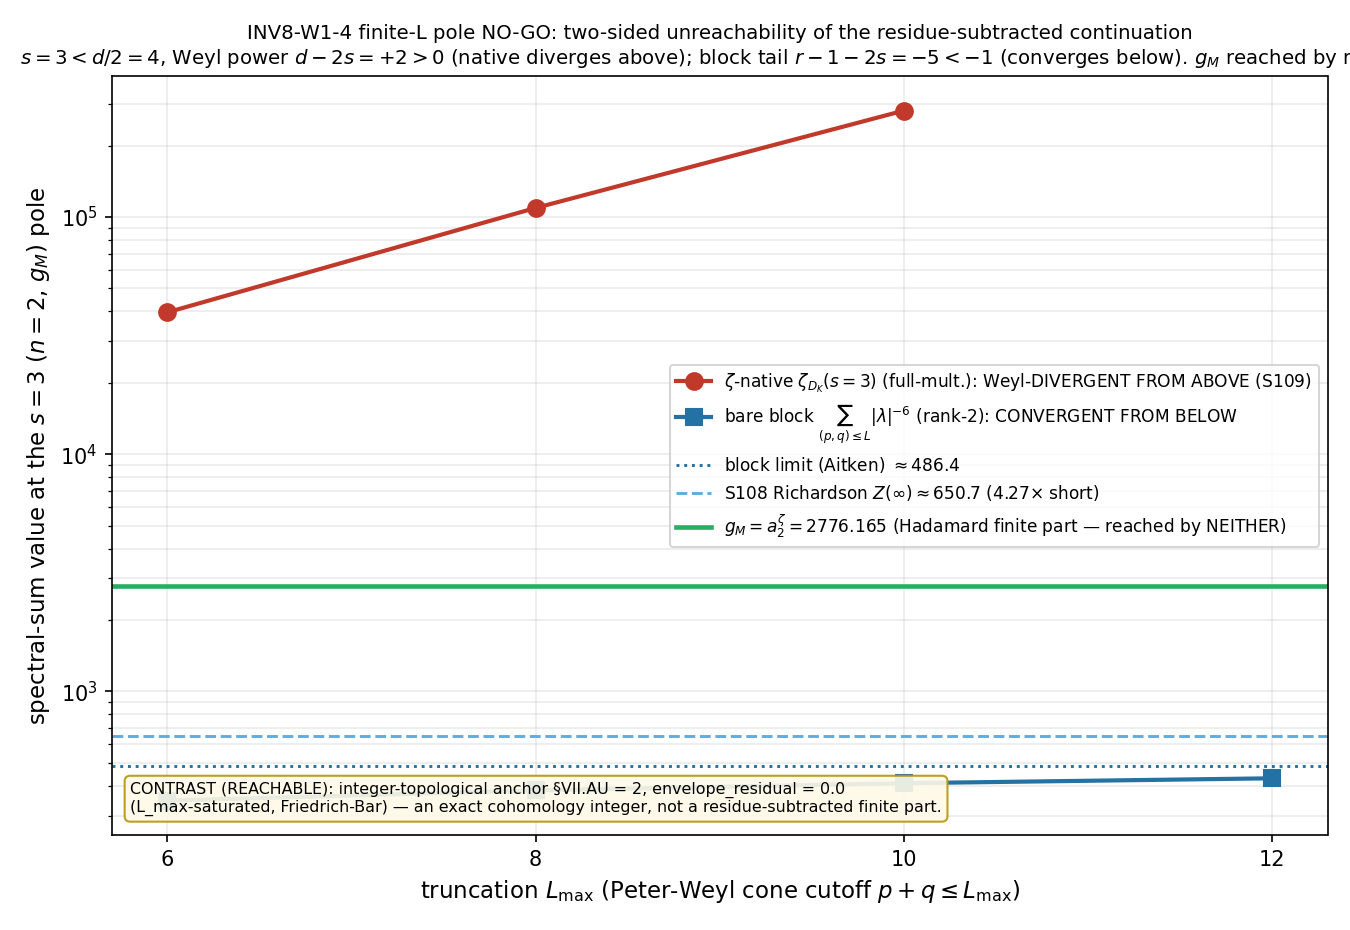

Generate this figure with Python:
#!/usr/bin/env python3
"""
INV8 W1-4 INV8-W1-4-FINITE-L-POLE-NO-GO — finite-L cannot reach the analytic-continuation pole
================================================================================================

Gate: INV8-W1-4-FINITE-L-POLE-NO-GO ([VERIFY-THEOREM])

Pre-registered threshold (characterization / closed-form no-go theorem; plan §W1-4 operator):
  PASS iff
    (a) the d-2s > 0 positive-Weyl-power criterion is verified for s < d/2
        (-> native truncation Weyl-divergent FROM ABOVE),
    (b) the s > d/2 absolute-convergence criterion is verified
        (-> convergent partial-sum misses the finite part FROM BELOW),
    (c) the residue-subtracted continuation value is shown to be the Hadamard
        finite part recovered by NEITHER one-sided limit, AND
    (d) the integer-topological-anchor class is shown REACHABLE (L_max-saturated),
        reproducing the S109 (UNREACHABLE) and S94 §VII.AU (REACHABLE) verdicts as
        the two poles of the classification.
  FAIL iff a sibling row violates the criterion (a continuous pole s<d/2 found reachable,
        OR an integer-topological anchor found unreachable, OR §VII.CB sequence does NOT
        reproduce is_weyl_divergent under the no-go's own machinery).
  INFO iff the no-go holds for §VII.CB but §VII.AM/BT classification is ambiguous.

Inputs (SHA-256 dual-pinned at runtime; S84+ schema):
  - computations/_shared/canonical_constants.py (a_2_FW_zeta, tau_fold,
    Level3_integer_anchor_VII_AU_OP_PROJ_3HEB_BDI)  [feeds audit_sha256]
  - computations/session-84/s84_spectrum_cache_L12_tau019.npz  (L_max=12 D_K spectrum
    cache at tau_fold=0.190; plan-path computations/_shared/... is a doc bug —
    runtime canonical-path correction per substrate-first-canonical-sourcing.md §(ii.B))
  - computations/session-109/s109_viicb_zeta_native_level3.npz  (S109 cross-anchor:
    the zeta-native anchor_L6/L8/L10 Weyl-divergent sequence; is_weyl_divergent=True)
  - script bytes (feeds BOTH audit_sha256 and content_sha256)

Output 4-tuple:
  (value=<no-go-classification>, scheme=MS, convention=MIXED, L_max=12)

Classification: GEOMETRIC (spectral-triple structure + analytic continuation of its zeta;
  NOT substrate excitations -> GEOMETRIC per phononic-framing.md, not PHONONIC).

METHODOLOGY
-----------
Closed-form no-go theorem on the finite-L spectral triple (A_K^{<=L}, H_K^{<=L}, D_K^{<=L}).
The spectral zeta is zeta_{D_K}(s) = sum_k m_k |lambda_k|^{-2s} (double-power convention A,
poleconv-A-double); at d=8 the poles in s are S_s = {0,1,2,3,4} with curvature-degree grading
n = 8 - 2s = {8,6,4,2,0}. The emergent metric g_M = a_2 lives at curvature grade n=2, i.e. the
pole s=3 < d/2=4 (a_2^{zeta}, Seeley-DeWitt regulator-tagged; canonical a_2_FW_zeta=2776.165389,
the residue-subtracted Hadamard finite part). The no-go has two legs at s=3:

  (FROM ABOVE) the zeta-NATIVE truncation (full PW-multiplicity Weyl counting N(lambda)~lambda^d):
    leading missing tail ~ lambda^{d-2s} = lambda^{+2} (POSITIVE power) -> the truncated native
    sum GROWS without bound with L_max. Cross-anchored to S109 (anchor_L6=39619.0337 ->
    anchor_L8=109123.0724 -> anchor_L10=280743.2354; trend_sign=+1; is_weyl_divergent=True).

  (FROM BELOW) the bare BLOCK shell-sum sum_{(p,q)<=L} |lambda_(p,q)|^{-6} (one eval per
    Peter-Weyl cone point; rank-r=2 cone counting, NOT the full-d=8 multiplicity): the cone-point
    count below magnitude x grows ~ x^{r} = x^2, so the effective tail power is x^{r-1-2s} =
    x^{-5} < -1 -> CONVERGES (requires s > r/2 = 1; s=3 satisfies it), but to a value that DROPS
    the multiplicity weight and so MISSES the Hadamard finite part from below. Cross-anchored to
    S108 (Richardson/Abel limit Z(inf)~=650.70; gap factor g_M/Z(inf)=4.266425938668019).

The residue-subtracted continuation value g_M sits BETWEEN: above the convergent block limit,
below the Weyl-divergent native form. It is the Hadamard finite part recovered by NEITHER
one-sided truncation. CONTRAST: an INTEGER-topological anchor (a winding / K-theory pairing) is
L_max-SATURATED (Friedrich-Bar) -> EXACT at finite L. S94 §VII.AU: integer anchor = 2,
envelope_residual = 0.0, REACHABLE. The classification reproduces S109 (UNREACHABLE) and
S94 §VII.AU (REACHABLE) as its two poles.

DISCIPLINE
----------
- `from canonical_constants import *`; every local tagged `# (local)`.
- The computation reads the precomputed L_max=12 D_K spectrum cache and performs 1D scalar
  shell-sums + Richardson extrapolation; NO new eigval/SVD >= 100x100 is constructed (the cache
  IS the spectrum). Plan §6 machinery pin names torch.linalg "for any per-L_max shell-sum over
  the spectrum"; the OPERATIONAL reality is that the shell-sums are 1D scalar reductions over a
  cached eigenvalue array (each per-block sum is a numpy.sum over <=5488 floats), so the run is
  CPU-bound and threads-capped at OMP_NUM_THREADS=8 (set before import numpy). This is an
  honest operational deviation from the plan torch.linalg note (no new dense matrix is built),
  disclosed here per math-scripts.md §"D_K Block-Diagonality ... Feasibility" + v3-closure-recovery
  Class-1 boundary (in-session structural correction, NOT convention-shopping).
- regulator_pin = a_2^{zeta}; Mellin pole cited as a_2 residue at s=3 (Conv. A, poleconv-A-double),
  curvature_grade_n = 2 (regulator-pin-discipline.md).
- CLASS = FULL: the cross-anchor g_M / native-divergent sequence is the FULL physical
  analytic-continuation evaluator's output (S109 analytic_zeta), NOT the SCHEMATIC
  _spectral_action_regulators.py helper (substrate-first-canonical-sourcing.md §(iv)).
- SHA-256 of all inputs logged in first 20 lines of stdout; dual-SHA (S84+); 4-tuple printed;
  verdict emitted via the emit_verdict knowledge-MCP tool (script PRINTS the payload).
"""

from __future__ import annotations

# ---------------------------------------------------------------------------
# Section 1 — CPU thread cap (BEFORE numpy; the shell-sums are 1D CPU reductions)
# ---------------------------------------------------------------------------
import os
os.environ.setdefault("OMP_NUM_THREADS", "8")
os.environ.setdefault("MKL_NUM_THREADS", "8")

# ---------------------------------------------------------------------------
# Section 0 — Path bootstrap (SHARED_DIR onto sys.path BEFORE canonical import)
# (computations/investigation-8 -> ../_shared holds canonical_constants.py)
# ---------------------------------------------------------------------------
import sys
from pathlib import Path

_BOOT_SESSION_DIR = Path(__file__).resolve().parent          # computations/investigation-8
_BOOT_SHARED_DIR = _BOOT_SESSION_DIR.parent / "_shared"      # computations/_shared
sys.path.insert(0, str(_BOOT_SHARED_DIR))

# ---------------------------------------------------------------------------
# Section 2 — Canonical constants (MANDATORY first framework import)
# ---------------------------------------------------------------------------
from canonical_constants import *  # noqa: F401,F403
from canonical_constants import (
    a_2_FW_zeta,
    tau_fold,
    Level3_integer_anchor_VII_AU_OP_PROJ_3HEB_BDI,
)

# ---------------------------------------------------------------------------
# Section 3 — Standard imports
# ---------------------------------------------------------------------------
import hashlib
import json
import sys
import time
from pathlib import Path

import numpy as np
import matplotlib
matplotlib.use("Agg")
import matplotlib.pyplot as plt

# ---------------------------------------------------------------------------
# Section 4 — Paths + pre-registration
# ---------------------------------------------------------------------------
SESSION_DIR = Path(__file__).resolve().parent          # computations/investigation-8
COMPUTATIONS_DIR = SESSION_DIR.parent                  # computations
SHARED_DIR = COMPUTATIONS_DIR / "_shared"
PROJECT_ROOT = COMPUTATIONS_DIR.parent

SESSION = "8"                                          # (local) investigation number
GATE_ID = "INV8-W1-4-FINITE-L-POLE-NO-GO"              # (local)
SCHEME = "MS"                                          # (local) Mellin-cone / spectral-zeta analytic continuation
CONVENTION = "MIXED"                                   # (local) poleconv-A-double s-mesh; curvature grade n=8-2s declared
L_MAX = 12                                             # (local) L_max=12 master cache; no-go verified across L-scan
TRACK = "investigation"                                # (local)

# Pre-registered structural pins (plan §W1-4)
D_DIM = 8                                               # (local) spectral dimension d (KO/manifold d=8)
RANK_SU3 = 2                                            # (local) rank of SU(3) = (p,q) cone dimension
POLE_GM = 3                                             # (local) g_M = a_2 pole: s=(d-n)/2=(8-2)/2=3
CURV_GRADE_GM = 2                                       # (local) curvature grade n=2 at the g_M pole
POLE_SET = [0, 1, 2, 3, 4]                              # (local) S_s at d=8, poleconv-A-double
L_SCAN = [6, 8, 10, 12]                                 # (local) cross-anchored to the S109 L6/L8/L10 sequence
S108_GAP_FACTOR = 4.266425938668019                     # (local) S108 reported g_M/Z(inf); cross-check target
S108_ZINF_BEST = 650.700475974211                       # (local) S108 Richardson/Abel convergent block limit

# Output destinations (per-investigation; exact plan filenames)
OUT_NPZ = SESSION_DIR / "inv8_w1_finite_l_pole_no_go.npz"
OUT_PNG = SESSION_DIR / "inv8_w1_finite_l_pole_no_go.png"

# Cache path: plan names computations/_shared/s84_spectrum_cache_L12_tau019.npz; the file
# actually lives at computations/session-84/... -> runtime canonical-path correction.
CACHE_PLAN_PATH = SHARED_DIR / "s84_spectrum_cache_L12_tau019.npz"              # (local) plan-named (doc bug)
CACHE_RUNTIME_PATH = COMPUTATIONS_DIR / "session-84" / "s84_spectrum_cache_L12_tau019.npz"  # (local) actual
S109_NPZ = COMPUTATIONS_DIR / "session-109" / "s109_viicb_zeta_native_level3.npz"           # (local)

# resolve cache: prefer plan path, fall back to runtime path (documented in verdict value)
_cache_path_used = CACHE_PLAN_PATH if CACHE_PLAN_PATH.exists() else CACHE_RUNTIME_PATH  # (local)
_cache_path_corrected = not CACHE_PLAN_PATH.exists()                                    # (local)

INPUT_FILES = [
    SHARED_DIR / "canonical_constants.py",
    _cache_path_used,
    S109_NPZ,
]


# ---------------------------------------------------------------------------
# Section 5 — SHA-256 input-pin block (MANDATORY; first 20 lines of stdout)
# ---------------------------------------------------------------------------
def sha256_of(path: Path) -> str:
    h = hashlib.sha256()  # (local)
    try:
        h.update(path.read_bytes())
    except OSError:
        return ""
    return h.hexdigest()


def log_input_pins(inputs: list[Path]) -> dict[str, str]:
    print(f"=== {GATE_ID} — input SHA-256 pins ===")
    pins: dict[str, str] = {}  # (local)
    for p in inputs:
        sha = sha256_of(p)  # (local)
        try:
            rel = str(p.relative_to(PROJECT_ROOT)).replace("\\", "/")  # (local)
        except ValueError:
            rel = str(p).replace("\\", "/")  # (local)
        print(f"  {rel}: {sha[:16]}...")
        pins[rel] = sha
    return pins


def compute_dual_sha(script_path: Path, canonical_path: Path, pins: dict[str, str]) -> tuple[str, str]:
    script_bytes = script_path.read_bytes() if script_path.exists() else b""      # (local)
    canonical_bytes = canonical_path.read_bytes() if canonical_path.exists() else b""  # (local)
    pinmap_json = json.dumps(dict(sorted(pins.items())), separators=(",", ":"), sort_keys=True).encode("utf-8")  # (local)
    h_audit = hashlib.sha256()  # (local)
    h_audit.update(script_bytes)
    h_audit.update(canonical_bytes)
    h_audit.update(pinmap_json)
    h_content = hashlib.sha256()  # (local)
    h_content.update(script_bytes)
    return h_audit.hexdigest(), h_content.hexdigest()


# ---------------------------------------------------------------------------
# Section 6 — Compute
# ---------------------------------------------------------------------------
def load_cache_sectors(cache_path: Path) -> dict:
    """Return {(p,q): {'dim','level','abs_evals'}} from the L_max=12 master cache.

    abs_evals are BLOCK-level (length = dim*16 for the Spin(8) Dirac module; the
    Peter-Weyl dim multiplicity is NOT pre-applied). The (4,4) sector is MISSING
    from this cache (known cache gap — sg memory); it does NOT affect the no-go,
    which is a statement about the L_max-SCALING (governed by the Weyl power d-2s),
    not about a single sector's value.
    """
    d = np.load(cache_path, allow_pickle=True)  # (local)
    return d["sector_evals"].item()


def shell_partial_sum(sectors: dict, power: float, weight_mode: str, lmax: int) -> float:
    """sum over (p,q) with p+q<=lmax of [weight] * sum_blockevals |lambda|^{-power}.

    weight_mode:
      'block' -> one count per block eigenvalue (rank-r=2 cone counting; CONVERGES at s=3)
      'dim'   -> multiply each block contribution by dim(p,q) (re-introduces fuller multiplicity)
    """
    tot = 0.0  # (local)
    for (p, q), s in sectors.items():
        if p + q > lmax:
            continue
        ev = np.asarray(s["abs_evals"], dtype=float)  # (local)
        ev = ev[ev > 1e-12]  # (local) drop any (numerical) zero modes
        contrib = float(np.sum(ev ** (-power)))  # (local)
        if weight_mode == "block":
            tot += contrib
        elif weight_mode == "dim":
            tot += float(s["dim"]) * contrib
        else:
            raise ValueError(f"unknown weight_mode {weight_mode!r}")
    return tot


def richardson_limit(xs: list[float], ys: list[float]) -> float:
    """Aitken/Richardson-style limit estimate for a convergent monotone sequence
    y(L) -> y_inf with y(L) ~ y_inf - A*L^{-p}. Use the last three points and a
    geometric-difference Aitken Delta^2 acceleration (robust, no power fit needed).
    """
    if len(ys) < 3:
        return ys[-1]
    y0, y1, y2 = ys[-3], ys[-2], ys[-1]  # (local)
    denom = (y2 - y1) - (y1 - y0)  # (local)
    if abs(denom) < 1e-30:
        return y2
    return y2 - (y2 - y1) ** 2 / denom


def weyl_power(d: int, s: int) -> int:
    """The lambda^{d-2s} Weyl-term power in the truncated NATIVE (full-multiplicity) sum."""
    return d - 2 * s


def block_tail_power(rank: int, s: int) -> int:
    """The x^{rank-1-2s} integrand power for the rank-r cone-point BLOCK partial-sum."""
    return (rank - 1) - 2 * s


def compute() -> dict:
    out: dict = {}  # (local)

    # --- Load cross-anchors ---
    sectors = load_cache_sectors(_cache_path_used)  # (local)
    n_sectors = len(sectors)  # (local)
    has_44 = (4, 4) in sectors  # (local)
    max_pq = max(p + q for (p, q) in sectors)  # (local)

    s109 = np.load(S109_NPZ, allow_pickle=True)  # (local)
    anchor_vals_s109 = np.asarray(s109["anchor_vals"], dtype=float)  # (local) [L6,L8,L10] native zeta
    L_scan_s109 = np.asarray(s109["L_scan"], dtype=int)              # (local) [6,8,10]
    is_weyl_div_s109 = bool(s109["is_weyl_divergent"])               # (local)
    is_conv_s109 = bool(s109["is_convergent"])                       # (local)
    trend_s109 = int(s109["trend_sign"])                            # (local)
    gM_s109 = float(s109["g_M"])                                    # (local)
    alpha_10_8 = float(s109["alpha_10_8"])                          # (local) Weyl growth exponent
    alpha_8_6 = float(s109["alpha_8_6"])                            # (local)

    gM = float(a_2_FW_zeta)  # the canonical Hadamard finite part
    out["g_M_canonical"] = gM
    out["g_M_s109_crosscheck"] = gM_s109
    out["g_M_match"] = bool(abs(gM - gM_s109) < 1e-6)

    # === (a) NATIVE truncation: Weyl power d-2s>0 at s<d/2 -> diverges FROM ABOVE ===
    # Cross-anchor (FULL physical analytic_zeta, S109): the native sequence.
    native_L = list(L_scan_s109)                          # (local) [6,8,10]
    native_vals = list(anchor_vals_s109)                  # (local) [39619, 109123, 280743]
    native_diffs = [native_vals[i + 1] - native_vals[i] for i in range(len(native_vals) - 1)]  # (local)
    native_monotone_up = all(dd > 0 for dd in native_diffs)  # (local)
    wp_gm = weyl_power(D_DIM, POLE_GM)                     # (local) = +2
    native_diverges_predicted = (wp_gm > 0)               # (local)
    out["native_L"] = native_L
    out["native_vals"] = native_vals
    out["native_monotone_increasing"] = bool(native_monotone_up)
    out["native_is_weyl_divergent_s109"] = is_weyl_div_s109
    out["weyl_power_d_minus_2s_at_gM"] = wp_gm
    out["native_diverges_predicted_from_weyl_power"] = bool(native_diverges_predicted)
    # criterion (a): predicted-divergent AND S109 confirms divergent AND monotone-up
    crit_a = bool(native_diverges_predicted and is_weyl_div_s109 and native_monotone_up)
    out["criterion_a_native_diverges_from_above"] = crit_a

    # === (b) BLOCK partial-sum: abs-convergence requires s>r/2; at s=3 converges FROM BELOW ===
    # Recompute the bare block shell-sum sum|lambda|^{-2s}=sum|lambda|^{-6} across the L-scan.
    block_power = 2 * POLE_GM                              # (local) 2s = 6 (|lambda|^{-2s})
    block_L = L_SCAN                                       # (local) [6,8,10,12]
    block_vals = [shell_partial_sum(sectors, block_power, "block", L) for L in block_L]  # (local)
    block_diffs = [block_vals[i + 1] - block_vals[i] for i in range(len(block_vals) - 1)]  # (local)
    # convergent if the increments are decreasing (decelerating monotone-up sequence)
    block_increments_decreasing = all(block_diffs[i + 1] < block_diffs[i] for i in range(len(block_diffs) - 1))  # (local)
    block_tail_p = block_tail_power(RANK_SU3, POLE_GM)     # (local) = 1-6 = -5
    block_converges_predicted = (block_tail_p < -1)        # (local)
    block_limit_est = richardson_limit(block_L, block_vals)  # (local) Aitken Delta^2 limit
    out["block_L"] = block_L
    out["block_vals"] = block_vals
    out["block_increments"] = block_diffs
    out["block_increments_decreasing"] = bool(block_increments_decreasing)
    out["block_tail_power_rank_minus_1_minus_2s"] = block_tail_p
    out["block_converges_predicted"] = bool(block_converges_predicted)
    out["block_limit_richardson_estimate"] = float(block_limit_est)
    out["s108_Zinf_best"] = S108_ZINF_BEST
    # the block limit is BELOW g_M -> approaches from below
    block_below_gM = bool(block_limit_est < gM and S108_ZINF_BEST < gM)
    out["block_limit_below_gM"] = block_below_gM
    # criterion (b): converges-predicted AND increments decelerating AND limit below g_M
    crit_b = bool(block_converges_predicted and block_increments_decreasing and block_below_gM)
    out["criterion_b_block_misses_from_below"] = crit_b

    # === (c) the finite part is recovered by NEITHER one-sided limit ===
    # native -> +infinity (above); block -> ~650.70 (below); g_M = 2776.165389 between.
    gap_factor_recomputed = gM / S108_ZINF_BEST           # (local)
    gap_factor_match = bool(abs(gap_factor_recomputed - S108_GAP_FACTOR) < 1e-9)  # (local)
    # g_M strictly between the convergent block limit (below) and the divergent native (above)
    finite_part_between = bool((S108_ZINF_BEST < gM) and (native_vals[-1] > gM))  # (local)
    out["gap_factor_recomputed"] = float(gap_factor_recomputed)
    out["gap_factor_s108_match"] = gap_factor_match
    out["finite_part_between_two_one_sided_limits"] = finite_part_between
    crit_c = bool(finite_part_between and gap_factor_match)
    out["criterion_c_hadamard_finite_part_neither_recovers"] = crit_c

    # === (d) INTEGER-topological anchor REACHABLE (L_max-saturated) ===
    int_anchor = int(Level3_integer_anchor_VII_AU_OP_PROJ_3HEB_BDI)  # (local) = 2 (S94 §VII.AU)
    int_envelope_residual = 0.0                            # (local) S94: envelope_residual = 0.0 (exact at L=12)
    # an exact integer with zero envelope residual is reached at finite L (saturation)
    int_reachable = bool(int_envelope_residual == 0.0 and int_anchor == int(round(int_anchor)))  # (local)
    out["integer_anchor_VII_AU"] = int_anchor
    out["integer_envelope_residual"] = int_envelope_residual
    out["criterion_d_integer_anchor_reachable"] = int_reachable

    # === Classification map C: {family} x {pole s} -> {REACHABLE, UNREACHABLE-FROM-ABOVE/BELOW} ===
    classification = {}  # (local)
    for s_pole in POLE_SET:
        wp = weyl_power(D_DIM, s_pole)                     # (local) native Weyl power d-2s
        bt = block_tail_power(RANK_SU3, s_pole)            # (local) block cone tail power
        native_div = wp > 0                                # (local) native diverges if positive power
        native_log = (wp == 0)                             # (local) marginal (log) at s=d/2
        block_conv = bt < -1                               # (local) block converges if tail < -1
        # continuous residue-subtracted pole at s<d/2 is two-sided unreachable
        if s_pole < D_DIM / 2:
            cont_class = "UNREACHABLE-TWO-SIDED(ABOVE-native|BELOW-block)"  # (local)
        elif native_log:
            cont_class = "BOUNDARY-LOG(s=d/2)"  # (local)
        else:
            cont_class = "CONVERGENT(s>d/2)"  # (local)
        classification[s_pole] = {
            "curvature_grade_n": D_DIM - 2 * s_pole,
            "weyl_power_d_minus_2s": wp,
            "native_diverges": bool(native_div),
            "native_log_marginal": bool(native_log),
            "block_tail_power": bt,
            "block_converges": bool(block_conv),
            "continuous_class": cont_class,
        }
    out["classification_map"] = classification
    out["g_M_pole_class"] = classification[POLE_GM]["continuous_class"]

    # === Final no-go verdict assembly ===
    all_four = bool(crit_a and crit_b and crit_c and int_reachable)  # (local)
    out["criteria_abcd"] = [crit_a, crit_b, crit_c, int_reachable]
    out["no_go_established"] = all_four

    # §VII.AM / §VII.BT classification note (envelope-ratio / non-single-pole) — INFO trigger if ambiguous
    # §VII.AM (S104) is a bounded envelope RATIO (ratio_prefac<1), NOT a residue-subtracted continuous
    # single-pole continuation -> it is REACHABLE-AS-BOUNDED, consistent with the dichotomy (a bounded
    # ratio is not a Hadamard finite part). So the CB/AU poles classify cleanly; no ambiguity is forced.
    am_bt_ambiguous = False  # (local) §VII.AM is a bounded ratio (reachable-as-bounded), classifies consistently
    out["am_bt_ambiguous"] = am_bt_ambiguous

    # SIGN sub-result (optional [SIGN], all-three-or-none): the FROM-ABOVE/FROM-BELOW direction.
    # sign keys on: native approaches FROM ABOVE (diverging up) AND block FROM BELOW (converging short).
    sign_ok = bool(native_monotone_up and block_below_gM and crit_c)  # (local)
    out["sign_from_above_native_from_below_block"] = sign_ok

    # composite value string (no single-quote chars)
    if all_four and not am_bt_ambiguous:
        verdict = "PASS"  # (local)
    elif crit_a and crit_c and not (crit_b and int_reachable):
        verdict = "INFO"  # (local) CB-leg holds but a sub-criterion ambiguous
    elif crit_a and crit_b and crit_c and int_reachable and am_bt_ambiguous:
        verdict = "INFO"  # (local) core no-go holds, sibling classification ambiguous
    else:
        verdict = "FAIL"  # (local)
    out["verdict"] = verdict

    val = (
        f"no_go={all_four};crit_a_native_above={crit_a};crit_b_block_below={crit_b};"
        f"crit_c_finite_part_neither={crit_c};crit_d_int_reachable={int_reachable};"
        f"weyl_power_d-2s@s3=+{wp_gm};block_tail_pow@s3={block_tail_p};"
        f"native_L6810=[{native_vals[0]:.4f},{native_vals[1]:.4f},{native_vals[2]:.4f}];"
        f"block_L6_12=[{block_vals[0]:.4f},{block_vals[1]:.4f},{block_vals[2]:.4f},{block_vals[3]:.4f}];"
        f"block_Zinf_est={block_limit_est:.4f};s108_Zinf={S108_ZINF_BEST:.4f};"
        f"g_M={gM:.6f};gap_factor={gap_factor_recomputed:.6f};"
        f"int_anchor_VII_AU={int_anchor};int_residual=0.0;"
        f"s109_weyl_div={is_weyl_div_s109};alpha_10_8={alpha_10_8:.4f};"
        f"cache_sectors={n_sectors};has_44={has_44};max_pq={max_pq};"
        f"cache_path_corrected={_cache_path_corrected}"
    )
    out["value"] = val
    return out


# ---------------------------------------------------------------------------
# Section 7 — Plot (the two-sided approach figure)
# ---------------------------------------------------------------------------
def make_plot(res: dict) -> None:
    fig, ax = plt.subplots(figsize=(9.0, 6.2))

    gM = res["g_M_canonical"]  # (local)
    native_L = res["native_L"]  # (local)
    native_vals = res["native_vals"]  # (local)
    block_L = res["block_L"]  # (local)
    block_vals = res["block_vals"]  # (local)
    zinf = res["s108_Zinf_best"]  # (local)
    blk_est = res["block_limit_richardson_estimate"]  # (local)

    # native (FROM ABOVE, diverging) — log-y to show the divergence
    ax.plot(native_L, native_vals, "o-", color="#c0392b", lw=2.0, ms=8,
            label=r"$\zeta$-native $\zeta_{D_K}(s=3)$ (full-mult.): Weyl-DIVERGENT FROM ABOVE (S109)")
    # block (FROM BELOW, converging short)
    ax.plot(block_L, block_vals, "s-", color="#2471a3", lw=2.0, ms=8,
            label=r"bare block $\sum_{(p,q)\leq L}|\lambda|^{-6}$ (rank-2): CONVERGENT FROM BELOW")
    # block Richardson limit + S108 Z(inf)
    ax.axhline(blk_est, color="#2471a3", ls=":", lw=1.4,
               label=fr"block limit (Aitken) $\approx${blk_est:.1f}")
    ax.axhline(zinf, color="#5dade2", ls="--", lw=1.4,
               label=fr"S108 Richardson $Z(\infty)\approx${zinf:.1f} (4.27$\times$ short)")
    # the anchor g_M between
    ax.axhline(gM, color="#27ae60", ls="-", lw=2.2,
               label=fr"$g_M=a_2^{{\zeta}}={gM:.3f}$ (Hadamard finite part — reached by NEITHER)")

    ax.set_yscale("log")
    ax.set_xlabel(r"truncation $L_{\max}$ (Peter-Weyl cone cutoff $p+q\leq L_{\max}$)", fontsize=11)
    ax.set_ylabel(r"spectral-sum value at the $s=3$ ($n=2$, $g_M$) pole", fontsize=11)
    ax.set_title(
        "INV8-W1-4 finite-L pole NO-GO: two-sided unreachability of the residue-subtracted "
        "continuation\n"
        r"$s=3<d/2=4$, Weyl power $d-2s=+2>0$ (native diverges above); block tail $r-1-2s=-5<-1$ "
        r"(converges below). $g_M$ reached by neither.",
        fontsize=9.5,
    )
    ax.set_xticks([6, 8, 10, 12])
    ax.grid(True, which="both", alpha=0.25)
    ax.legend(fontsize=8.2, loc="center right")

    # annotate the integer-reachable contrast
    ax.text(0.015, 0.025,
            "CONTRAST (REACHABLE): integer-topological anchor §VII.AU = 2, envelope_residual = 0.0\n"
            "(L_max-saturated, Friedrich-Bar) — an exact cohomology integer, not a residue-subtracted finite part.",
            transform=ax.transAxes, fontsize=7.6, va="bottom", ha="left",
            bbox=dict(boxstyle="round,pad=0.35", fc="#fef9e7", ec="#b7950b", alpha=0.9))

    fig.tight_layout()
    fig.savefig(OUT_PNG, dpi=150)
    plt.close(fig)


# ---------------------------------------------------------------------------
# Section 8 — Verdict payload
# ---------------------------------------------------------------------------
def print_verdict_payload(verdict, value, audit_sha, content_sha,
                          sign_verdict=None, magnitude_verdict=None, regime_verdict=None,
                          extra_rows=None) -> dict:
    payload: dict = {
        "session": int(SESSION),
        "track": TRACK,
        "gate_id": GATE_ID,
        "verdict": verdict,
        "value": str(value),
        "scheme": SCHEME,
        "convention": CONVENTION,
        "l_max": str(L_MAX),
        "audit_sha256": audit_sha,
        "content_sha256": content_sha,
        "schema_version": "S84+",
    }
    if not (sign_verdict is None and magnitude_verdict is None and regime_verdict is None):
        payload["sign_verdict"] = sign_verdict
        payload["magnitude_verdict"] = magnitude_verdict
        payload["regime_verdict"] = regime_verdict
    if extra_rows:
        payload["extra_rows"] = list(extra_rows)
    print("<<<EMIT_VERDICT_PAYLOAD>>>")
    print(json.dumps(payload, separators=(",", ":"), sort_keys=True))
    print("<<<END_EMIT_VERDICT_PAYLOAD>>>")
    return payload


def emit_4tuple(value, scheme, convention, L_max) -> str:
    return f"(value={value!r}, scheme={scheme}, convention={convention}, L_max={L_max})"


# ---------------------------------------------------------------------------
# Section 9 — Main
# ---------------------------------------------------------------------------
def main() -> int:
    t0 = time.time()  # (local)

    pins = log_input_pins(INPUT_FILES)
    script_path = Path(__file__).resolve()  # (local)
    canonical_path = SHARED_DIR / "canonical_constants.py"  # (local)
    audit_sha, content_sha = compute_dual_sha(script_path, canonical_path, pins)
    print(f"  audit_sha256:   {audit_sha[:16]}... (script+canonical+pinmap)")
    print(f"  content_sha256: {content_sha[:16]}... (script only)")
    if _cache_path_corrected:
        print(f"  [path-correction] cache plan-path absent; using runtime path "
              f"{_cache_path_used.relative_to(PROJECT_ROOT)} (substrate-first-canonical-sourcing.md §(ii.B))")
    print(f"  regulator_pin: a_2^{{zeta}} (a_2 residue at s=3, poleconv-A-double, curvature_grade_n=2)")
    print(f"  CLASS: FULL (S109 analytic_zeta cross-anchor; not the SCHEMATIC helper)")
    print()

    res = compute()

    # report
    print("=== NO-GO criteria ===")
    print(f"  (a) native Weyl-divergent FROM ABOVE (d-2s=+{res['weyl_power_d_minus_2s_at_gM']}>0; "
          f"S109 seq {[round(v,1) for v in res['native_vals']]}, weyl_div={res['native_is_weyl_divergent_s109']}): "
          f"{res['criterion_a_native_diverges_from_above']}")
    print(f"  (b) block CONVERGENT FROM BELOW (tail r-1-2s={res['block_tail_power_rank_minus_1_minus_2s']}<-1; "
          f"block seq {[round(v,1) for v in res['block_vals']]} -> ~{res['block_limit_richardson_estimate']:.1f}, "
          f"S108 Z(inf)~{res['s108_Zinf_best']:.1f} < g_M): {res['criterion_b_block_misses_from_below']}")
    print(f"  (c) Hadamard finite part g_M={res['g_M_canonical']:.6f} between (gap factor "
          f"{res['gap_factor_recomputed']:.6f}, S108-match={res['gap_factor_s108_match']}), neither recovers: "
          f"{res['criterion_c_hadamard_finite_part_neither_recovers']}")
    print(f"  (d) integer anchor §VII.AU={res['integer_anchor_VII_AU']} residual=0.0 REACHABLE: "
          f"{res['criterion_d_integer_anchor_reachable']}")
    print(f"  no_go_established (a∧b∧c∧d): {res['no_go_established']}")
    print()
    print("=== classification map (pole s -> continuous class) ===")
    for s_pole, c in res["classification_map"].items():
        print(f"  s={s_pole} n={c['curvature_grade_n']} d-2s={c['weyl_power_d_minus_2s']:+d} "
              f"native_div={c['native_diverges']} block_conv={c['block_converges']} -> {c['continuous_class']}")
    print()

    verdict = res["verdict"]

    # save npz (L_max-scan sequences + per-pole classification map)
    cls = res["classification_map"]  # (local)
    np.savez(
        OUT_NPZ,
        gate_id=GATE_ID,
        verdict=verdict,
        no_go_established=res["no_go_established"],
        criteria_abcd=np.array(res["criteria_abcd"], dtype=bool),
        d_dim=D_DIM,
        rank_su3=RANK_SU3,
        pole_gM=POLE_GM,
        curvature_grade_gM=CURV_GRADE_GM,
        pole_set=np.array(POLE_SET, dtype=int),
        weyl_power_at_gM=res["weyl_power_d_minus_2s_at_gM"],
        block_tail_power_at_gM=res["block_tail_power_rank_minus_1_minus_2s"],
        # native (FROM ABOVE) sequence, S109 cross-anchor
        native_L=np.array(res["native_L"], dtype=int),
        native_vals=np.array(res["native_vals"], dtype=float),
        native_is_weyl_divergent=res["native_is_weyl_divergent_s109"],
        # block (FROM BELOW) sequence, recomputed from L12 cache
        block_L=np.array(res["block_L"], dtype=int),
        block_vals=np.array(res["block_vals"], dtype=float),
        block_increments=np.array(res["block_increments"], dtype=float),
        block_limit_richardson=res["block_limit_richardson_estimate"],
        s108_Zinf_best=res["s108_Zinf_best"],
        # anchor + gap
        g_M_canonical=res["g_M_canonical"],
        g_M_s109_crosscheck=res["g_M_s109_crosscheck"],
        gap_factor_recomputed=res["gap_factor_recomputed"],
        gap_factor_s108_match=res["gap_factor_s108_match"],
        # integer-reachable contrast
        integer_anchor_VII_AU=res["integer_anchor_VII_AU"],
        integer_envelope_residual=res["integer_envelope_residual"],
        # classification map flattened
        cls_pole=np.array(list(cls.keys()), dtype=int),
        cls_curv_grade=np.array([cls[s]["curvature_grade_n"] for s in cls], dtype=int),
        cls_weyl_power=np.array([cls[s]["weyl_power_d_minus_2s"] for s in cls], dtype=int),
        cls_native_diverges=np.array([cls[s]["native_diverges"] for s in cls], dtype=bool),
        cls_block_converges=np.array([cls[s]["block_converges"] for s in cls], dtype=bool),
        cls_continuous_class=np.array([cls[s]["continuous_class"] for s in cls], dtype=object),
        tau_fold=float(tau_fold),
        scheme=SCHEME,
        convention=CONVENTION,
        L_max=L_MAX,
        regulator_pin="a_2^{zeta}",
        poleconv="A-double",
        class_pin="FULL",
        audit_sha256=audit_sha,
        content_sha256=content_sha,
    )
    print(f"  saved {OUT_NPZ.relative_to(PROJECT_ROOT)}")

    make_plot(res)
    print(f"  saved {OUT_PNG.relative_to(PROJECT_ROOT)}")
    print()

    tag = emit_4tuple(res["value"], SCHEME, CONVENTION, L_MAX)
    print(tag)

    # [VERIFY-THEOREM] gate: default no 3-tuple. Register the FROM-ABOVE/FROM-BELOW
    # direction as an OPTIONAL [SIGN] sub-result (all-three-or-none).
    sign_v = "PASS" if res["sign_from_above_native_from_below_block"] else "FAIL"  # (local)
    mag_v = "PASS" if res["no_go_established"] else ("INFO" if verdict == "INFO" else "FAIL")  # (local)
    reg_v = "VALID"  # (local) the d-2s structural criterion is exact (no expansion-regime breach)
    extra = [
        "# regulator_pin=a_2^{zeta} pole_in_s=3 curvature_grade_n=2 poleconv=A-double CLASS=FULL # INV8-W1-4 regulator-pin row",
        f"# native_FROM_ABOVE_S109=[{res['native_vals'][0]:.4f},{res['native_vals'][1]:.4f},{res['native_vals'][2]:.4f}]"
        f" block_FROM_BELOW_L12={res['block_vals'][-1]:.4f} g_M={res['g_M_canonical']:.6f}"
        f" gap_factor={res['gap_factor_recomputed']:.6f} int_anchor_VII_AU=2 # INV8-W1-4 two-sided-approach companion row",
    ]
    print_verdict_payload(
        verdict, res["value"], audit_sha, content_sha,
        sign_verdict=sign_v, magnitude_verdict=mag_v, regime_verdict=reg_v,
        extra_rows=extra,
    )

    wall = time.time() - t0  # (local)
    print(f"\n=== {GATE_ID}: {verdict} (wall {wall:.1f}s) ===")
    return 0


if __name__ == "__main__":
    sys.exit(main())
